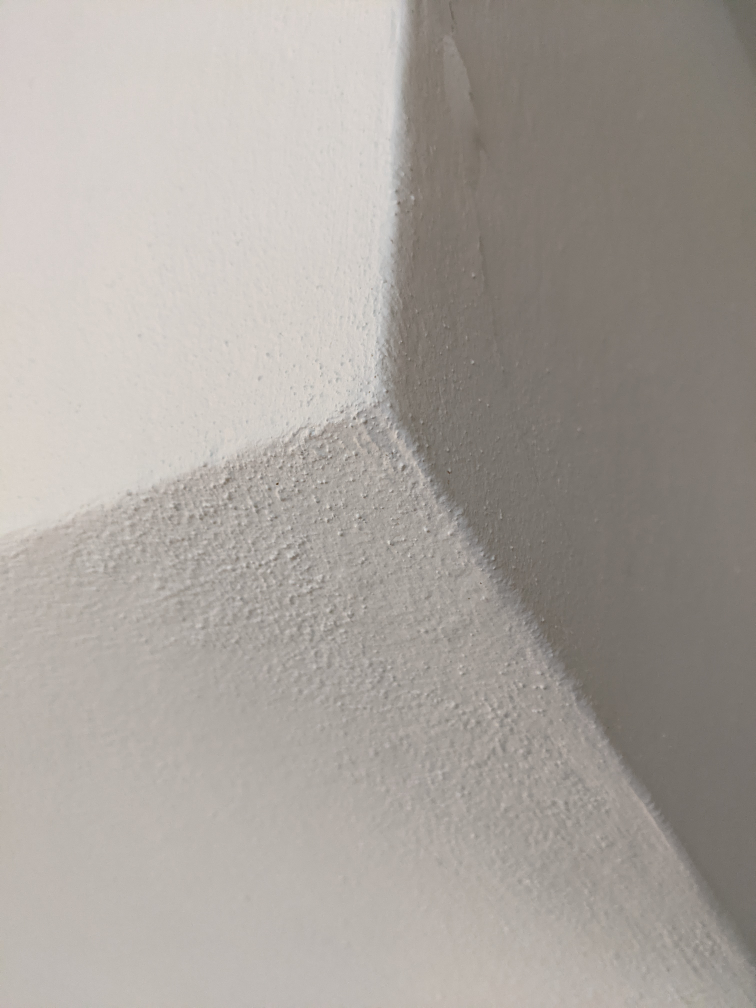
#> input picture Project 2/edges.jpg, 3024 x 4032 px (shown at 1/4 size)
$ jupyter execute 'CV Project 2.ipynb'   (older library calls are emulated)
#> lines starting #> are read from the running program, lines starting #| are printed output that depends on the picture; after the words box and inside, x2 and y2 are one past the last pixel; in counts of white or black regions, pixels touching at a corner belong together; long printed decimals are rounded
# RANSAC
"The input to the RANSAC algorithm is a set of observed data values, a way of fitting some kind of model to the observations, and some confidence parameters. RANSAC achieves its goal by repeating the following steps:

1. Select a random subset of the original data. Call this subset the hypothetical inliers.
2. A model is fitted to the set of hypothetical inliers.
3. All other data are then tested against the fitted model. Those points that fit the estimated model well, according to some model-specific loss function, are considered as part of the consensus set.
4. The estimated model is reasonably good if sufficiently many points have been classified as part of the consensus set.
5. Afterwards, the model may be improved by reestimating it using all members of the consensus set.

This procedure is repeated a fixed number of times, each time producing either a model which is rejected because too few points are part of the consensus set, or a refined model together with a corresponding consensus set size. In the latter case, we keep the refined model if its consensus set is larger than the previously saved model."

https://en.wikipedia.org/wiki/Random_sample_consensus

[cell 1]
import numpy as np
import math
import matplotlib.pyplot as plt
from scipy import ndimage as nd
import random
from PIL import Image

[cell 2]
# Find all normal lines from point pairs
def points2lines(points):
    lines = np.zeros([1,3])
    r,c = points.shape
    while(r>1):
        for i in np.arange(1,r):
            line = np.cross(points[0,:], points[i,:])
            lines = np.vstack([lines, line])
        points = points[1:,:]
        r,c = points.shape
    lines = lines[1:,:]

    return lines


# Convert linear eqn to rho-theta
def plane2hough(lines):

    slope = -lines[0]/lines[1]
    theta = math.atan(-1/slope)
    if theta !=(0):
        b = -lines[2]/lines[1]
        x = -b/(slope+1/slope)
        y = slope*x + b
        rho = x*np.cos(theta) + y*np.sin(theta)
    else:
        rho = -lines[2]/lines[0]
    rhotheta = [rho, theta]

    return rhotheta


# Gradient in x-direction
def Sobelx(image):
    sobelx = np.array([[1,0,-1],
                    [2,0,-2],
                    [1,0,-1]])
    Ix = nd.convolve(image,sobelx)
    return Ix


# Gradient in y-direction
def Sobely(image):
    sobely = np.array([[ 1, 2, 1],
                    [ 0, 0, 0],
                    [-1,-2,-1]])

    Iy = nd.convolve(image,sobely)
    return Iy


# Convert RGB to grayscale
def rgb2gray(image):

    image = np.array(image)
    r, c, ch = image.shape
    gray = np.zeros([r,c])

    gray = np.mean(image, axis=2)
    return gray

[cell 3]
def RANSAC(data,e,s,threshold):
    # [6 lines of commented-out code are left out]
    def getInliers(pair,data,threshold):

        # Convert edgels to (a,b,c)
        plane = points2lines(pair)
        plane = np.concatenate(plane)

        # Edgel distance to plane
        plane_norm = np.sqrt(np.sum(plane[0:-1]**2))
        dist = np.abs(np.dot(data,plane.T)) / plane_norm

        inliers = data[dist <= threshold]
        inliers = inliers.astype(int)

        return inliers

    # Find data points that best fit the data
    def findfit(N,T,data,threshold):
        votes = np.zeros(data.shape[1]+1)
        i = 0
        while i < N:
            # Find two random edgels
            pair = np.random.randint(data.shape[0],size=2)

            # Insure pairs are unique
            while pair[0] == pair[1]:
                pair[1] = np.random.randint(data.shape[0])
            point_pair = data[pair]

            inliers = getInliers(point_pair,data,threshold)
            num_inlier = np.sum(inliers[:,2])

            if num_inlier > votes[0]:
                votes = np.hstack([num_inlier, np.reshape(point_pair,2*data.shape[1])])

                if num_inlier >= T:
                    break

            i += 1
        return votes

    # Add a column of 1's to the end
    r,c = data.shape
    data = np.hstack([data, np.ones([r,1])])

    # probability that one sample is clean
    p = 0.99

    # number of samples needed
    N = np.log(1-p) / np.log(1-(1-e)**s)
    N = np.int(np.round(N))

    # Stop search when this number has been reached
    T = (1-e)*data.shape[0]

    # Fit with all data points
    votes = findfit(N,T,data,threshold)

    # Refit with only inliers
    pair = np.reshape(votes[1:], (2,data.shape[1]))
    inliers = getInliers(pair,data,threshold)

    # Reduce error and threshold
    e = e/4
    threshold = threshold/3
    T = (1-e)*inliers.shape[0]
    votes = findfit(N,T,inliers,threshold)
    pair = np.reshape(votes[1:],(2,3))
    inliers = getInliers(pair,data,threshold)

    plane = points2lines(pair)
    plane = np.concatenate(plane)
    rhotheta = plane2hough(plane)

    print(plane)
    print(rhotheta)
    return inliers[:,0:2]

[cell 4]
file = 'edges.jpg'
im = Image.open(file)
#> im is the input picture: PIL image 3024x4032 RGB; mean R, G, B 168.2, 162.4, 156.4

r,c = im.size
#> r = 3024; c = 4032
r = np.int(np.floor(r/5))
#> r = 604
c = np.int(np.floor(c/5))
#> c = 806

im = im.resize((r,c))
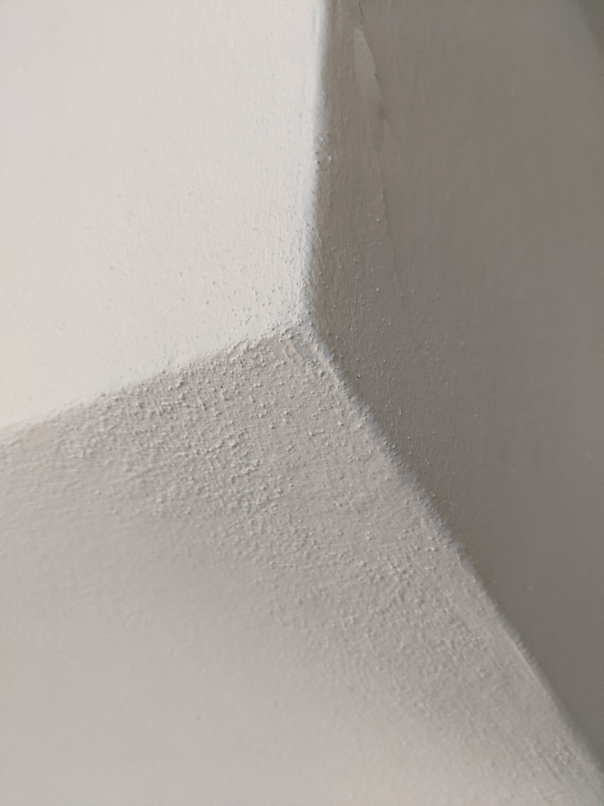
#> im: PIL image 604x806 RGB; mean R, G, B 168.2, 162.4, 156.4
gray = rgb2gray(im)

[cell 5]
dim = 7
box = np.ones([dim,dim])/dim**2

smooth = nd.convolve(gray,box)

Ix = Sobelx(smooth)
#> in Sobelx, `Ix = nd.convolve(image,sobelx)`:
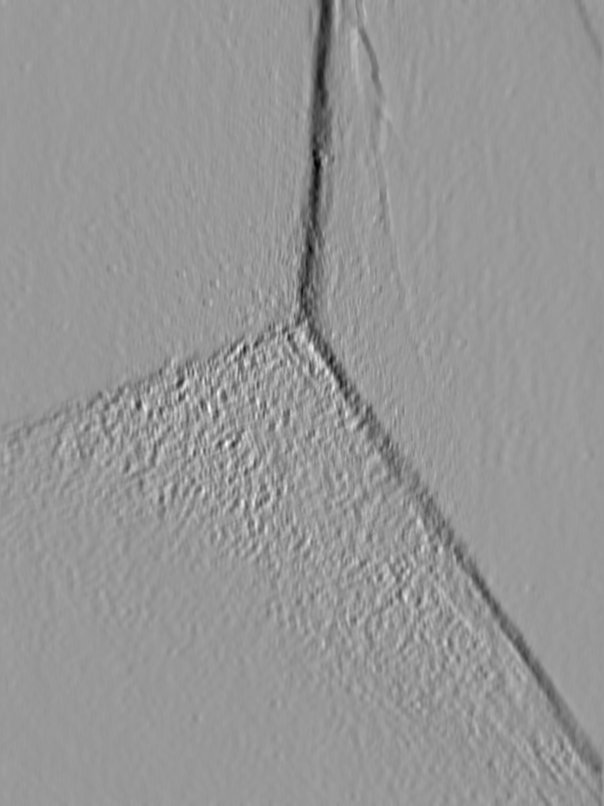
#> Ix: shape (806, 604) float64; min -75.34, max 50.67, mean -1; drawn with min black and max white
Iy = Sobely(smooth)
#> in Sobely, `Iy = nd.convolve(image,sobely)`:
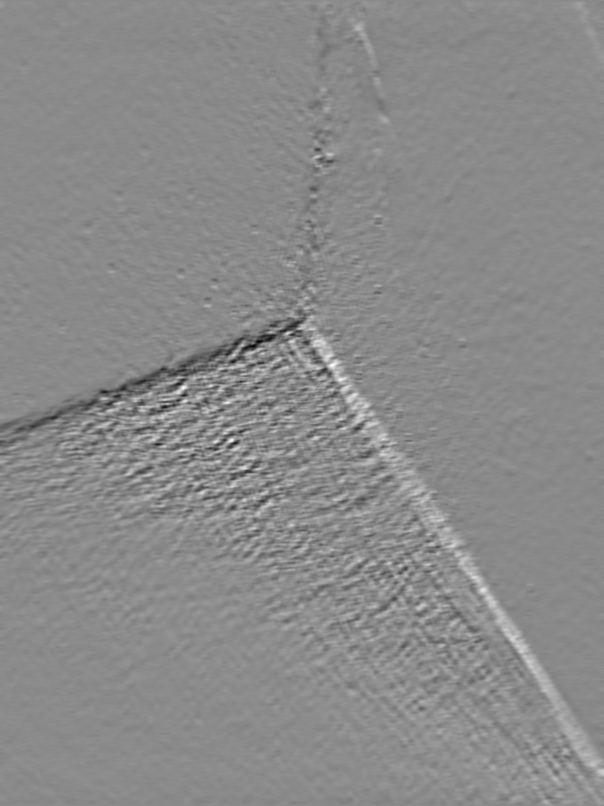
#> Iy: shape (806, 604) float64; min -51.22, max 43.39, mean 0.1; drawn with min black and max white
mag = np.sqrt(Ix**2+Iy**2)
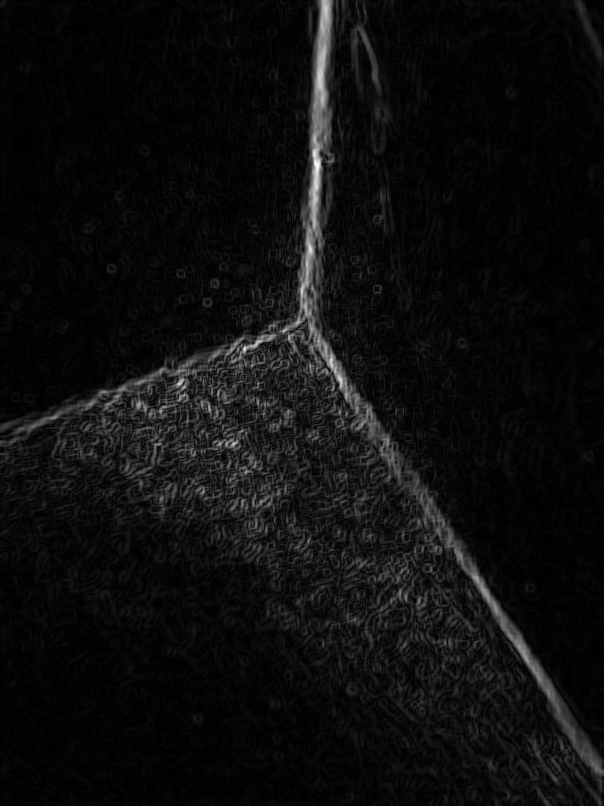
#> mag: shape (806, 604) float64; min 4.02e-14, max 75.45, mean 4.2; drawn with min black and max white

threshold = 0.3
mask = 1*( mag >= threshold*np.amax(mag))
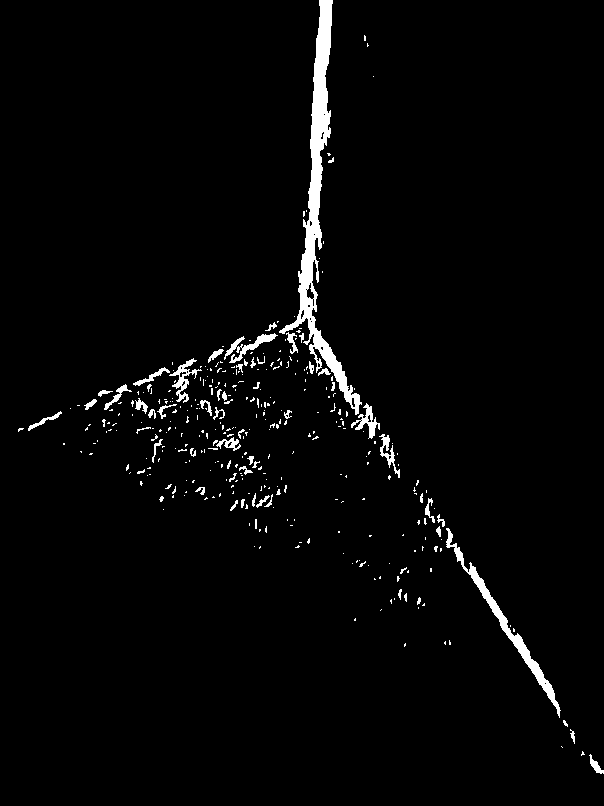
#> mask: shape (806, 604) int64; values 0 (black) and 1 (white), 2.6% white; 355 white regions (298 under 20 px), largest, box (x1, y1, x2, y2) and area: (279, 0, 362, 415) 5601, (446, 528, 561, 718) 1547, (224, 333, 278, 363) 445
plt.imshow(mask, cmap='gray')

[cell 6]
edgels = np.where(mask==1)
#> edgels = 12741 positions, rows 0 to 773, columns 18 to 603
edgels = np.array(edgels).T
#> edgels = 12741 pairs, first value 0 to 773, second value 18 to 603

# Execute RANSAC
e = 0.7
model = 2
threshold = 15
inliers = RANSAC(edgels,e,model,threshold)
#> the loop in findfit, `while i < N:` made 6 passes
#> (plane in getInliers, plane_norm in getInliers, num_inlier, votes) on passes 1, 2, 4, 6: ([-142, 340, -76944], 368.5, 1713, [1713, 198, 309, 1, 538, 451, 1]), ([81, -226, 51153], 240.1, 1715, [1715, 465, 393, 1, 239, 312, 1]), ([-170, -86, 80202], 190.5, 1973, [1973, 405, 132, 1, 319, 302, 1]), ([-12, -204, 66912], 204.4, 5054, [5054, 255, 313, 1, 51, 325, 1])
#> (point_pair, plane in getInliers, plane_norm in getInliers, num_inlier) on passes 3, 5: ([[338, 270, 1], [439, 388, 1]], [-118, 101, 12614], 155.3, 1456), ([[362, 229, 1], [380, 339, 1]], [-110, 18, 35698], 111.5, 1124)
#> after the loop in findfit, `while i < N:`: i = 5
#> in RANSAC, `votes = findfit(N,T,data,threshold)`: votes = [5054, 255, 313, 1, 51, 325, 1]
#> in RANSAC, `pair = np.reshape(votes[1:], (2,data.shape[1]))`: pair = [[255, 313, 1], [51, 325, 1]]
#> the loop in findfit (call 2), `while i < N:` made 49 passes
#> (plane in getInliers, plane_norm in getInliers, num_inlier, votes) on passes 1, 5, 9, 37: ([-1, -41, 12857], 41.01, 1734, [1734, 188, 309, 1, 147, 310, 1]), ([-2, -217, 68854], 217, 2675, [2675, 358, 314, 1, 141, 316, 1]), ([8, 188, -61116], 188.2, 2955, [2955, 49, 323, 1, 237, 315, 1]), ([-10, -251, 81022], 251.2, 3082, [3082, 271, 312, 1, 20, 322, 1])
#> (point_pair, plane in getInliers, plane_norm in getInliers, num_inlier) on passes 2, 3, 4, 6, 7, 8: ([[154, 318, 1], [214, 303, 1]], [15, 60, -21390], 61.85, 761), ([[121, 329, 1], [41, 320, 1]], [9, -80, 25231], 80.5, 874), ([[213, 315, 1], [149, 311, 1]], [4, -64, 19308], 64.12, 1178), ([[131, 317, 1], [178, 319, 1]], [-2, 47, -14637], 47.04, 1375), ([[7, 325, 1], [139, 312, 1]], [13, 132, -42991], 132.6, 1985), ([[56, 322, 1], [59, 323, 1]], [-1, 3, -910], 3.16, 316)
#> in RANSAC, `votes = findfit(N,T,inliers,threshold)`: votes = [3082, 271, 312, 1, 20, 322, 1]
#> in RANSAC, `pair = np.reshape(votes[1:],(2,3))`: pair = [[271, 312, 1], [20, 322, 1]]
#> in RANSAC, `plane = points2lines(pair)`: plane = [[-10, -251, 81022]]
#> in RANSAC, `plane = np.concatenate(plane)`: plane = [-10, -251, 81022]
#> in plane2hough, `slope = -lines[0]/lines[1]`: slope = -0.0398
#> in plane2hough, `theta = math.atan(-1/slope)`: theta = 1.53
#> in plane2hough, `b = -lines[2]/lines[1]`: b = 322.8
#> in plane2hough, `x = -b/(slope+1/slope)`: x = 12.84
#> in plane2hough, `y = slope*x + b`: y = 322.3
#> in plane2hough, `rho = x*np.cos(theta) + y*np.sin(theta)`: rho = 322.5
#> in plane2hough, `rhotheta = [rho, theta]`: rhotheta = [322.5, 1.53]
#| [-1.0000e+01 -2.5100e+02  8.1022e+04]
#| [322.541, 1.531]
#> inliers = 3082 pairs, first value 0 to 547, second value 297 to 327
print(model)

# Plot the results
good = np.zeros([mask.shape[0], mask.shape[1]])
good[inliers[:,0], inliers[:,1]] = 1
plt.imshow(mask)
plt.imshow(good, alpha = 0.6)
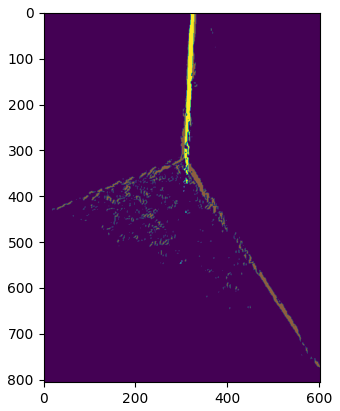
#> figure drawn by matplotlib, 1 panel
